Frame 1 (no input): blank canvas, image omitted
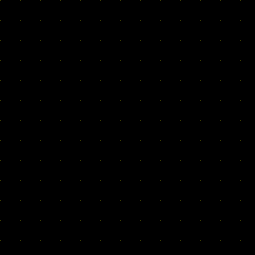
Frame 60 (the mouse pressed at the canvas centre just before this capture)
Frame 120 (the mouse held since frame 60 and released just before this capture): identical to frame 60, image omitted

The Processing sketch that drew this single still picture (run headless with seeded random() and noise(); from frame 60 on, the mouse is pressed at the canvas centre):

// Processing sketch: processing_92970
// ── processing_92970.pde


float k=0;
float l=0;
float m=0;
float n=0;
float o=0;
float p=0;
float q=0;
void setup(){
  size(255,255);
    textAlign(CENTER, CENTER);
}
void draw(){
  smooth();
  background(0);
  for(int i=0;i<255;i=i+20){
    for(int j=0;j<255;j=j+20){
      stroke(255,255,0,k);
      point(i,j);
    }
  }
  k=k+1.5;
  if (k>235){
    l=l+1.5;
     for(int a=10;a<255;a=a+20){
    for(int b=10;b<255;b=b+20){
      stroke(255,160,0,l);
      point(a,b);
    }
     }
  }   
  if(l>225){
  m=m+3;
  for(int x=5;x<255;x=x+10){
    for(int y=5;y<255;y=y+10){
      stroke(255,90,0,m);
      point(x,y);
    }
  }
}
 if(m>200){
  n=n+2;
  for(int c=0;c<255;c=c+10){
    for(int d=0;d<255;d=d+10){
      stroke(255,20,0,n);
      point(c,d);
    }
  }
 }
 if(n>180){
  o=o+5;
  for(int e=5/2;e<255;e=e+5){
    for(int f=5/2;f<255;f=f+5){
      stroke(255,0,20,o);
      point(e,f);
    }
  }
 }
  if(o>150){
  p=p+10;
  for(int g=0;g<255;g=g+5){
    for(int h=0;h<255;h=h+5){
      stroke(255,0,20,p);
      point(g,h);
    }
  }
  }
  if(p>70){
    q=q+50;
     fill (255,q);
      text("heat | tejo",width/2,height/2);
  }
}

void mousePressed() {
 k=0;
 m=0;
 n=0;
 o=0;
 p=0;
 q=0;
}
    
